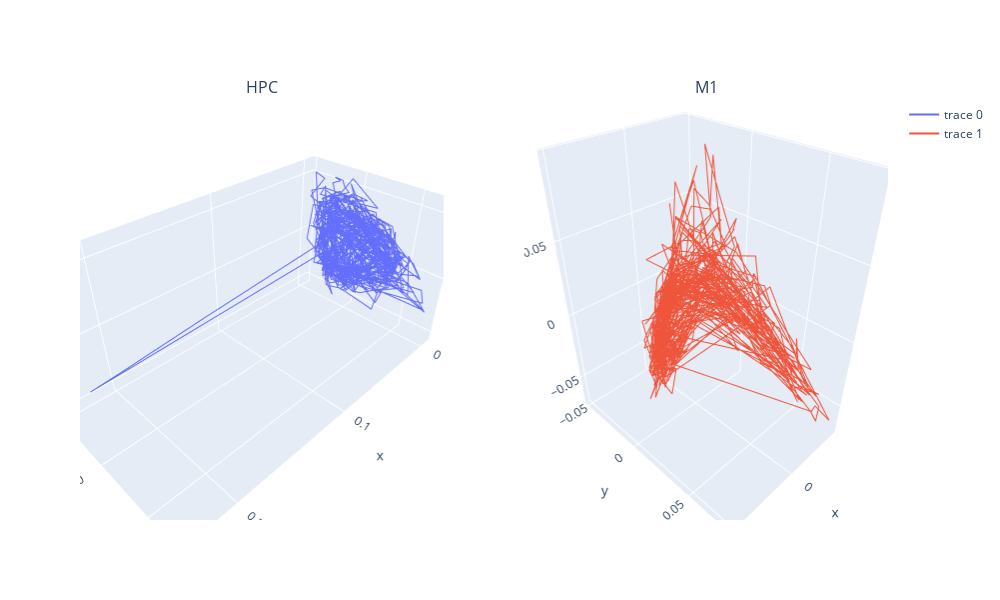

This figure's notebook cell:
### Code cell
for ts_fname in ts_fnames:
    ts_dict  = load_ts_mat(ts_fname, preprocess=True)
    rois = list(ts_dict.keys())

    if len(ts_fname.split('/')[-1].split('_')[0]) > 2:
        task_trs = get_task_trs(tr=1.0)
        char_role_c = char_role_c_val
    else:
        task_trs = get_task_trs(tr=2.0)
        char_role_c = char_role_c_init

    # only plot the decision trials:
    mask = (task_trs['trial_type'] == 'Decision') & (task_trs['char_role_num'] != '6.0')
    tr_num_c = np.arange(np.sum(mask)) # if want to track time

    # mpfc_embedding = calc_lle_embedding(ts_dict['L_mpfc_thr25'], n_components=2)['embedding']
    # ant_embedding  = calc_lle_embedding(ts_dict['L_HPC-ant_thr25'], n_components=2)['embedding']
    # post_embedding = calc_lle_embedding(ts_dict['L_HPC-post_thr25'], n_components=2)['embedding']
    # hpc_embedding  = calc_lle_embedding(ts_dict['L_HPC_thr25'], n_components=2)['embedding']

    # plotting timeseries as individual points...
    # - need a nice way to plot the lines, colorcoded by trial...
    hpc_embedding = calc_lle_embedding(ts_dict['L_HPC_thr25'], n_components=3)['embedding']
    m1_embedding  = calc_lle_embedding(ts_dict['L_M1-p_thr25'], n_components=3)['embedding']

    # plot with plotly
    fig = make_subplots(rows=1, cols=2, specs=[[{"type": "scatter3d"}, {"type": "scatter3d"}]], 
                        subplot_titles=("HPC", "M1"))
    fig = plot_timeseries_embedding_plotly(hpc_embedding[mask,:], char_role_c, mode='lines', fig=fig, row=1, col=1)
    fig = plot_timeseries_embedding_plotly(m1_embedding[mask,:], char_role_c, mode='lines', fig=fig, row=1, col=2)
    fig.update_layout(height=600, width=1000, title_text="")
    fig.show()

### Figure 1 — Plotly figure (JSON) as saved in the notebook; plotly's stock layout.template omitted (floating-point values rounded to 4 significant figures; data arrays with more than 128 entries replaced by an {"elided": "..."} marker saying what was removed)
{"data": [{"marker": {"color": {"elided": "720 int values"}, "colorscale": [[0, "#440154"], [0.1111, "#482878"], [0.2222, "#3e4989"], [0.3333, "#31688e"], [0.4444, "#26828e"], [0.5556, "#1f9e89"], [0.6667, "#35b779"], [0.7778, "#6ece58"], [0.8889, "#b5de2b"], [1, "#fde725"]], "size": 3}, "mode": "lines", "scene": "scene", "type": "scatter3d", "x": {"elided": "720 float values"}, "y": {"elided": "720 float values"}, "z": {"elided": "720 float values"}}, {"marker": {"color": {"elided": "720 int values"}, "colorscale": [[0, "#440154"], [0.1111, "#482878"], [0.2222, "#3e4989"], [0.3333, "#31688e"], [0.4444, "#26828e"], [0.5556, "#1f9e89"], [0.6667, "#35b779"], [0.7778, "#6ece58"], [0.8889, "#b5de2b"], [1, "#fde725"]], "size": 3}, "mode": "lines", "scene": "scene2", "type": "scatter3d", "x": {"elided": "720 float values"}, "y": {"elided": "720 float values"}, "z": {"elided": "720 float values"}}], "layout": {"annotations": [{"font": {"size": 16}, "showarrow": false, "text": "HPC", "x": 0.225, "xanchor": "center", "xref": "paper", "y": 1, "yanchor": "bottom", "yref": "paper"}, {"font": {"size": 16}, "showarrow": false, "text": "M1", "x": 0.775, "xanchor": "center", "xref": "paper", "y": 1, "yanchor": "bottom", "yref": "paper"}], "height": 600, "scene": {"domain": {"x": [0, 0.45], "y": [0, 1]}}, "scene2": {"domain": {"x": [0.55, 1], "y": [0, 1]}}, "title": {"text": ""}, "width": 1000}}
